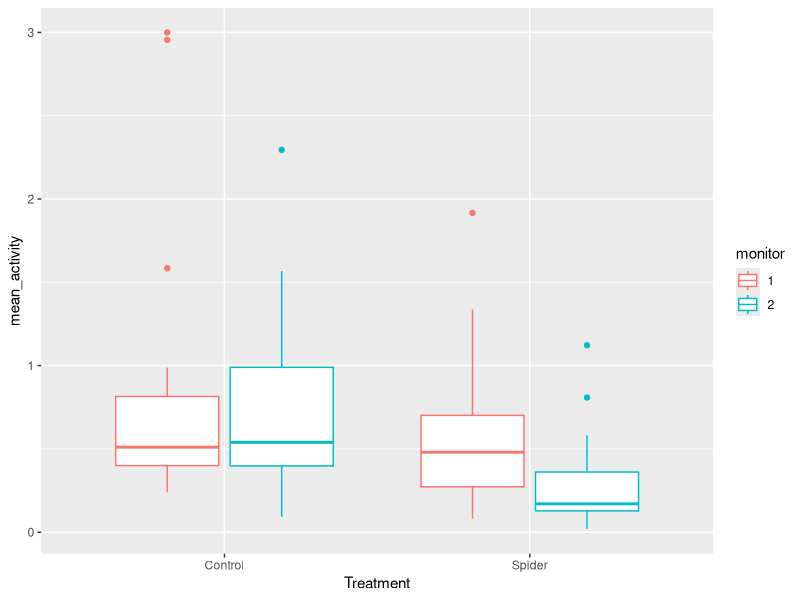
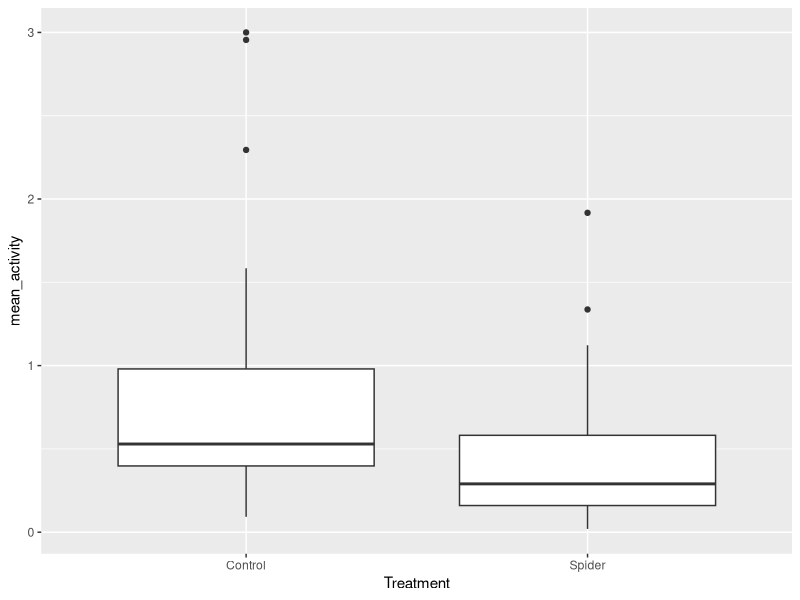

Here is the R script that generated these plots, in order: (Note: this script raises an error after producing the figures.)
#Analysis of nieve flies (Dukas Lab Flies) and activity with only olfactory predatory cues

#From Dukas ReadMe: "Spring 2016 - naive population with predator cues. Note from RD: my color codes on the Excel fiels are yellow for light, orange for spider cues and green for control" 

#Start by getting .txt data.. online conversion?

#Libraries
library(lme4)
library(nlme)
library(tidyr)
library(dplyr)
library(ggplot2)
library(effects)

#Data input: working directory 
setwd("~/Bioinformatics/Long_Term_Data/Data_LongTermPopulationExperiments_Git/Predation_ActivityAggregation/data/Activity_Drosophila_SpiderCues_May2016")

Mon1 <- read.table("DrosophilaActivity_Spider_cues_Monitor1_May2016.txt")
Mon2 <- read.table("DrosophilaActivity_Spider_cues_Monitor2_May2016.txt")

#Variable for monitor:
Mon1$V43 <- 1
Mon2$V43 <- 2

colnames(Mon1) <- c("bin", "date", "time", "signal", "unknown1", "unknown2", "unknown3", "unknown4", "unknown5", "lightON",'vial1', 'vial2', 'vial3', 'vial4', 'vial5', 'vial6', 'vial7', 'vial8', 'vial9', 'vial10', 'vial11', 'vial12', 'vial13', 'vial14', 'vial15', 'vial16', 'vial17', 'vial18', 'vial19', 'vial20', 'vial21', 'vial22', 'vial23', 'vial24', 'vial25', 'vial26', 'vial27', 'vial28', 'vial29', 'vial30', 'vial31', 'vial32', 'monitor')

colnames(Mon2) <- c("bin", "date", "time", "signal", "unknown1", "unknown2", "unknown3", "unknown4", "unknown5", "lightON",'vial1', 'vial2', 'vial3', 'vial4', 'vial5', 'vial6', 'vial7', 'vial8', 'vial9', 'vial10', 'vial11', 'vial12', 'vial13', 'vial14', 'vial15', 'vial16', 'vial17', 'vial18', 'vial19', 'vial20', 'vial21', 'vial22', 'vial23', 'vial24', 'vial25', 'vial26', 'vial27', 'vial28', 'vial29', 'vial30', 'vial31', 'vial32', 'monitor')

#Remove unknowns
Mon1 <- Mon1[,-c(5:9)]
Mon2 <- Mon2[,-c(5:9)]
#Remove unneeded vials (i.e vials 9 - 24)
#14 - 29
Mon1 <- Mon1[,-c(14:29)]
Mon2 <- Mon2[,-c(14:29)]

#Change Day format
Mon1$datetime <- as.POSIXct(paste(Mon1$date, Mon1$time), format="%m/%d/%y %H:%M:%S")
Mon2$datetime <- as.POSIXct(paste(Mon2$date, Mon2$time), format="%m/%d/%y %H:%M:%S")


#Reshape to long

Mon1_long <- gather(Mon1, Vial, Activity_counts, vial1:vial32, factor_key = FALSE)
Mon2_long <- gather(Mon2, Vial, Activity_counts, vial1:vial32, factor_key = FALSE)


# To get minute
Mon1_long$minute <- as.numeric(strftime(Mon1_long$datetime, format ="%M"))
Mon2_long$minute <- as.numeric(strftime(Mon2_long$datetime, format ="%M"))
# to get hour
Mon1_long$hour <- as.numeric(strftime(Mon1_long$datetime, format ="%H"))
Mon2_long$hour <- as.numeric(strftime(Mon2_long$datetime, format ="%H"))
# to get day
Mon1_long$day <- as.numeric(strftime(Mon1_long$datetime, format = "%d"))
Mon2_long$day <- as.numeric(strftime(Mon2_long$datetime, format = "%d"))

head(Mon1_long)
head(Mon2_long)


# monitor 1: 
#vials 1-8 == control ----- vials 25-32 == predator
# monitor 2:
#vials 1-8 = predator ------ vials 25- 32 == Control

Mon1_long$Treatment <- ifelse(Mon1_long$Vial == "vial1", "Control", ifelse (Mon1_long$Vial == "vial2", "Control", ifelse(Mon1_long$Vial == "vial3", "Control", ifelse(Mon1_long$Vial == "vial4", "Control", ifelse(Mon1_long$Vial == "vial5", "Control", ifelse(Mon1_long$Vial == "vial6", "Control", ifelse(Mon1_long$Vial == "vial7", "Control", ifelse(Mon1_long$Vial == "vial8", "Control","Spider"))))))))

Mon2_long$Treatment <- ifelse(Mon2_long$Vial == "vial1", "Spider", ifelse (Mon2_long$Vial == "vial2", "Spider", ifelse(Mon2_long$Vial == "vial3", "Spider", ifelse(Mon2_long$Vial == "vial4", "Spider", ifelse(Mon2_long$Vial == "vial5", "Spider", ifelse(Mon2_long$Vial == "vial6", "Spider", ifelse(Mon2_long$Vial == "vial7", "Spider", ifelse(Mon2_long$Vial == "vial8", "Spider","Control"))))))))

Act_long <- rbind(Mon1_long, Mon2_long)

#Make individual codes for each ??? -- look at old code?


#Note; one column (when dark == purple on excel) has a jump in activity of 1 for that time minute--> both monitors == bin 595

#Forgot this:
head(Act_long)
Act_long$monitor <- as.factor(Act_long$monitor)
Act_long$Treatment <- as.factor(Act_long$Treatment)
Act_long$day <- as.factor(Act_long$day)
Act_long$Vial <- as.factor(Act_long$Vial)
#Quick look at daily activity

day_act <- Act_long %>%
  group_by(Treatment, monitor, Vial, day) %>%
  summarise(mean_activity=mean(Activity_counts))


#lattice::bwplot(mean_activity ~ as.factor(Treatment), data=day_act)
#lattice::bwplot(mean_activity ~ as.factor(monitor):as.factor(day), data=day_act)

#My own plots (ggplot which I know better)

#p1 <- ggplot(data = day_act, aes(x = monitor, y = mean_activity, colour = Treatment))
#p1+geom_boxplot()

plo2 <- ggplot(data = day_act, aes(x = Treatment, y = mean_activity, colour = monitor))
plo2+geom_boxplot()

plo3 <- ggplot(data = day_act, aes(Treatment, mean_activity))
plo3+geom_boxplot()

#Moved above to Act_long
#day_act$Treatment <- as.factor(day_act$Treatment)
#day_act$day <- as.factor(day_act$day)
#day_act$monitor <- as.factor(day_act$monitor)


#copied model from Ian Script (June2015)

#changed some: look at old (diff)
head(day_act)
day_act.lmer <- lmer(mean_activity ~ Treatment + day + Vial + monitor + (1|day), data=day_act)
car::Anova(day_act.lmer)
summary(day_act.lmer)
confint(day_act.lmer)
plot(allEffects(day_act.lmer))

head(Act_long)
#All effects:
#Act_mod <- lmer(Activity_counts ~ 1 + Treatment + date + Vial + monitor + (1|date), data = Act_long)
#plot(allEffects(Act_mod))

#Act_all <- Act_long %>%
#  group_by(Treatment, Vial, monitor, day, lightON, time) %>%
#  summarise(meanActivity = mean(Activity_counts))
#act_all_mod <- lmer(meanActivity ~ 1 + Treatment + day + Vial + monitor + lightON + time + (1|day), data = Act_all)


#Hourly Average:
head(Act_long)
act_hour <- Act_long %>%
  group_by(Treatment, Vial, monitor, day, hour) %>%
  summarise(activity_counts = sum(Activity_counts))

#Ian script calls for individuals (did not need above but needed for auto correlation?)

act_hour$individual <- with(act_hour, interaction(day, Vial, monitor, drop=FALSE))

#Ians Boxplot method
with(act_hour, boxplot(activity_counts ~ hour))

#My Boxplot
act_hour$hour <- as.factor(act_hour$hour)
hour_gg <- ggplot(act_hour, aes(x=hour, y= activity_counts, colour=Treatment))
hour_gg + geom_boxplot()


##Possibly need to shift times to start of experiment?
#head(Mon1)
#head(Mon2)
Mon2$time
#Start time = first reading == 12:00
#shift times by 12 hours:
act_hour$hour <- as.numeric(act_hour$hour)
act_hour$hour_shift <- ifelse(act_hour$hour >= 12, (act_hour$hour - 12), (act_hour$hour +12))

#Ian Plot
with(act_hour, boxplot(activity_counts ~ hour_shift))
#My plot
act_hour$hour_shift
act_hour$hour_shift <- as.factor(act_hour$hour_shift)
hourshift_gg <- ggplot(act_hour, aes(x=hour_shift, y= activity_counts, colour=Treatment))
hourshift_gg + geom_boxplot()


head(act_hour)
#Light or Dark -- light on at ~10am, off at 22:00
#Do before hour shifting? -- don't use hour shift and it works
#Actually off at 22:05 and on at 10:05???????????????????????

act_hour$light <- with(act_hour, ifelse(hour >= 10 & hour < 22, "light", "dark"))

hour.mod <- lm(activity_counts ~ Treatment + hour_shift + monitor + day,data=act_hour)
summary(hour.mod)
pacf(resid(hour.mod))

#Auto-correlation:
#act_hour$individual <- as.factor(act_hour$individual)
#act_hour$hour_shift <- as.factor(act_hour$hour_shift)

#??gls
#generalized least squares

correl_mod <- gls(activity_counts ~ Treatment + hour_shift + monitor + day, correlation = corAR1(form = ~ 1|hour_shift), data=act_hour)
anova(correl_mod)
summary(correl_mod)
acf(resid(correl_mod))

#With light
act_cor_light_mod <- gls(activity_counts ~ Treatment + light + light:Treatment +  hour_shift + monitor + day, correlation = corAR1(form =~1|hour_shift), control = list(singular.ok = TRUE), data=act_hour)
summary(act_cor_light_mod)
confint(act_cor_light_mod)
acf(resid(act_cor_light_mod))

#Same Plot:::::
act_hour$hour_shift <- as.numeric(act_hour$hour_shift)


with(act_hour, plot(activity_counts ~ jitter(hour_shift), pch=20, cex=0.1))
lines(smooth.spline(y=act_hour$activity_counts, x = act_hour$hour_shift))
lines(lowess(act_hour$activity_counts ~ act_hour$hour_shift, f=0.1), col="red")


with(act_hour[act_hour$Treatment=="Control",], 
     plot(activity_counts ~ jitter(hour_shift, factor=1.3), pch=20, cex=0.2,
          xlab ="hours after initiation", ylab = "hourly activity",
          main = "Activity: Lab Flies ",
          ylim=c(0,400)))

with(act_hour[act_hour$Treatment=="Control",], lines(smooth.spline(y=activity_counts, x = hour_shift),lwd=2))

with(act_hour[act_hour$Treatment=="Spider",], points(activity_counts ~ jitter(hour_shift, factor=1.3), pch=20, cex=0.2, col="red"))
with(act_hour[act_hour$Treatment=="Spider",], lines(smooth.spline(y=activity_counts, x = hour_shift), col="red", lwd=2))


legend(x=15, y=400, legend=c("Control", "Spider"), pch=20, col=c(1, "red"))

#Check that the rectangle is for light! == Yes == Remember -- actually off by ~ few minutes of light vs. Dark (10:05...)

#Change when lights went on.. 10:00 am, start was noon (lights already on..., off at 10 at night -- shift == off at "10" after 0, on at 22)
rect(xleft=0, xright=10, ybottom = 0, ytop = 830, col="#ffff0032", border=NA)
rect(xleft=22, xright=24, ybottom = 0, ytop = 830, col="#ffff0032", border=NA)
